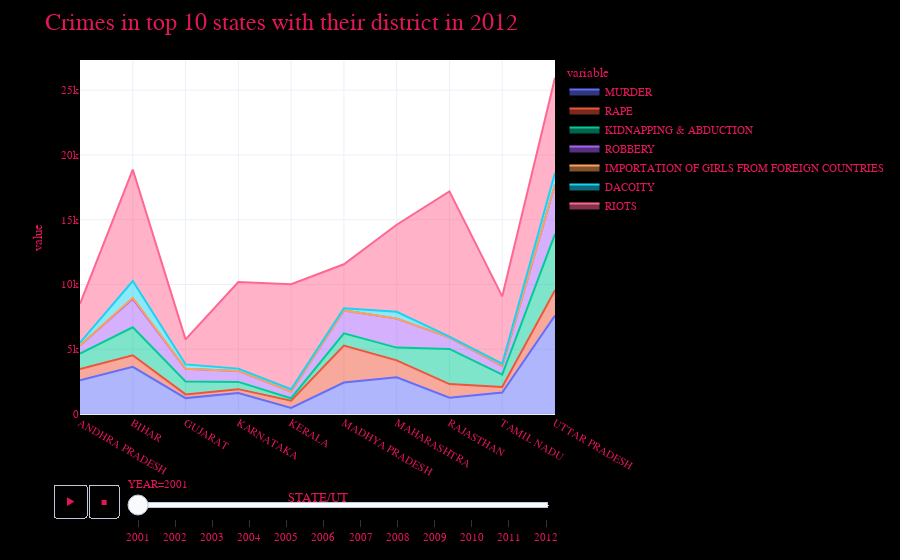

Notebook code for this chart:
### Code cell
fig = px.area(df_top10,x=df_top10['STATE/UT'],y=famous_crime,animation_frame='YEAR',template='plotly_white')

fig.update_layout(title = 'Crimes in top 10 states with their district in 2012 ',title_font_size=24,paper_bgcolor='black',
                     title_font_family='Aerial',font={'color':'#e31757','family':'Times New Roman','size':11})

### Figure 1 — Plotly figure (JSON) as saved in the notebook; plotly's stock layout.template omitted (floating-point values rounded to 4 significant figures)
{"data": [{"hovertemplate": "variable=MURDER<br>YEAR=2001<br>STATE/UT=%{x}<br>value=%{y}<extra></extra>", "legendgroup": "MURDER", "line": {"color": "#636efa"}, "mode": "lines", "name": "MURDER", "orientation": "v", "showlegend": true, "stackgroup": "1", "type": "scatter", "x": ["ANDHRA PRADESH", "BIHAR", "GUJARAT", "KARNATAKA", "KERALA", "MADHYA PRADESH", "MAHARASHTRA", "RAJASTHAN", "TAMIL NADU", "UTTAR PRADESH"], "xaxis": "x", "y": [2602, 3643, 1226, 1626, 472, 2425, 2839, 1259, 1662, 7601], "yaxis": "y"}, {"hovertemplate": "variable=RAPE<br>YEAR=2001<br>STATE/UT=%{x}<br>value=%{y}<extra></extra>", "legendgroup": "RAPE", "line": {"color": "#EF553B"}, "mode": "lines", "name": "RAPE", "orientation": "v", "showlegend": true, "stackgroup": "1", "type": "scatter", "x": ["ANDHRA PRADESH", "BIHAR", "GUJARAT", "KARNATAKA", "KERALA", "MADHYA PRADESH", "MAHARASHTRA", "RAJASTHAN", "TAMIL NADU", "UTTAR PRADESH"], "xaxis": "x", "y": [871, 888, 286, 293, 562, 2851, 1302, 1049, 423, 1958], "yaxis": "y"}, {"hovertemplate": "variable=KIDNAPPING & ABDUCTION<br>YEAR=2001<br>STATE/UT=%{x}<br>value=%{y}<extra></extra>", "legendgroup": "KIDNAPPING & ABDUCTION", "line": {"color": "#00cc96"}, "mode": "lines", "name": "KIDNAPPING & ABDUCTION", "orientation": "v", "showlegend": true, "stackgroup": "1", "type": "scatter", "x": ["ANDHRA PRADESH", "BIHAR", "GUJARAT", "KARNATAKA", "KERALA", "MADHYA PRADESH", "MAHARASHTRA", "RAJASTHAN", "TAMIL NADU", "UTTAR PRADESH"], "xaxis": "x", "y": [1182, 2159, 998, 559, 183, 956, 985, 2718, 952, 4330], "yaxis": "y"}, {"hovertemplate": "variable=ROBBERY<br>YEAR=2001<br>STATE/UT=%{x}<br>value=%{y}<extra></extra>", "legendgroup": "ROBBERY", "line": {"color": "#ab63fa"}, "mode": "lines", "name": "ROBBERY", "orientation": "v", "showlegend": true, "stackgroup": "1", "type": "scatter", "x": ["ANDHRA PRADESH", "BIHAR", "GUJARAT", "KARNATAKA", "KERALA", "MADHYA PRADESH", "MAHARASHTRA", "RAJASTHAN", "TAMIL NADU", "UTTAR PRADESH"], "xaxis": "x", "y": [629, 2203, 991, 847, 517, 1764, 2239, 889, 672, 3825], "yaxis": "y"}, {"hovertemplate": "variable=IMPORTATION OF GIRLS FROM FOREIGN COUNTRIES<br>YEAR=2001<br>STATE/UT=%{x}<br>value=%{y}<extra></extra>", "legendgroup": "IMPORTATION OF GIRLS FROM FOREIGN COUNTRIES", "line": {"color": "#FFA15A"}, "mode": "lines", "name": "IMPORTATION OF GIRLS FROM FOREIGN COUNTRIES", "orientation": "v", "showlegend": true, "stackgroup": "1", "type": "scatter", "x": ["ANDHRA PRADESH", "BIHAR", "GUJARAT", "KARNATAKA", "KERALA", "MADHYA PRADESH", "MAHARASHTRA", "RAJASTHAN", "TAMIL NADU", "UTTAR PRADESH"], "xaxis": "x", "y": [7, 83, 0, 0, 0, 0, 1, 1, 14, 0], "yaxis": "y"}, {"hovertemplate": "variable=DACOITY<br>YEAR=2001<br>STATE/UT=%{x}<br>value=%{y}<extra></extra>", "legendgroup": "DACOITY", "line": {"color": "#19d3f3"}, "mode": "lines", "name": "DACOITY", "orientation": "v", "showlegend": true, "stackgroup": "1", "type": "scatter", "x": ["ANDHRA PRADESH", "BIHAR", "GUJARAT", "KARNATAKA", "KERALA", "MADHYA PRADESH", "MAHARASHTRA", "RAJASTHAN", "TAMIL NADU", "UTTAR PRADESH"], "xaxis": "x", "y": [214, 1291, 327, 178, 176, 166, 529, 60, 158, 905], "yaxis": "y"}, {"hovertemplate": "variable=RIOTS<br>YEAR=2001<br>STATE/UT=%{x}<br>value=%{y}<extra></extra>", "legendgroup": "RIOTS", "line": {"color": "#FF6692"}, "mode": "lines", "name": "RIOTS", "orientation": "v", "showlegend": true, "stackgroup": "1", "type": "scatter", "x": ["ANDHRA PRADESH", "BIHAR", "GUJARAT", "KARNATAKA", "KERALA", "MADHYA PRADESH", "MAHARASHTRA", "RAJASTHAN", "TAMIL NADU", "UTTAR PRADESH"], "xaxis": "x", "y": [3001, 8606, 1930, 6686, 8108, 3395, 6719, 11214, 5196, 7343], "yaxis": "y"}], "layout": {"font": {"color": "#e31757", "family": "Times New Roman", "size": 11}, "legend": {"title": {"text": "variable"}, "tracegroupgap": 0}, "margin": {"t": 60}, "paper_bgcolor": "black", "sliders": [{"active": 0, "currentvalue": {"prefix": "YEAR="}, "len": 0.9, "pad": {"b": 10, "t": 60}, "steps": [{"args": [["2001"], {"frame": {"duration": 0, "redraw": false}, "fromcurrent": true, "mode": "immediate", "transition": {"duration": 0, "easing": "linear"}}], "label": "2001", "method": "animate"}, {"args": [["2002"], {"frame": {"duration": 0, "redraw": false}, "fromcurrent": true, "mode": "immediate", "transition": {"duration": 0, "easing": "linear"}}], "label": "2002", "method": "animate"}, {"args": [["2003"], {"frame": {"duration": 0, "redraw": false}, "fromcurrent": true, "mode": "immediate", "transition": {"duration": 0, "easing": "linear"}}], "label": "2003", "method": "animate"}, {"args": [["2004"], {"frame": {"duration": 0, "redraw": false}, "fromcurrent": true, "mode": "immediate", "transition": {"duration": 0, "easing": "linear"}}], "label": "2004", "method": "animate"}, {"args": [["2005"], {"frame": {"duration": 0, "redraw": false}, "fromcurrent": true, "mode": "immediate", "transition": {"duration": 0, "easing": "linear"}}], "label": "2005", "method": "animate"}, {"args": [["2006"], {"frame": {"duration": 0, "redraw": false}, "fromcurrent": true, "mode": "immediate", "transition": {"duration": 0, "easing": "linear"}}], "label": "2006", "method": "animate"}, {"args": [["2007"], {"frame": {"duration": 0, "redraw": false}, "fromcurrent": true, "mode": "immediate", "transition": {"duration": 0, "easing": "linear"}}], "label": "2007", "method": "animate"}, {"args": [["2008"], {"frame": {"duration": 0, "redraw": false}, "fromcurrent": true, "mode": "immediate", "transition": {"duration": 0, "easing": "linear"}}], "label": "2008", "method": "animate"}, {"args": [["2009"], {"frame": {"duration": 0, "redraw": false}, "fromcurrent": true, "mode": "immediate", "transition": {"duration": 0, "easing": "linear"}}], "label": "2009", "method": "animate"}, {"args": [["2010"], {"frame": {"duration": 0, "redraw": false}, "fromcurrent": true, "mode": "immediate", "transition": {"duration": 0, "easing": "linear"}}], "label": "2010", "method": "animate"}, {"args": [["2011"], {"frame": {"duration": 0, "redraw": false}, "fromcurrent": true, "mode": "immediate", "transition": {"duration": 0, "easing": "linear"}}], "label": "2011", "method": "animate"}, {"args": [["2012"], {"frame": {"duration": 0, "redraw": false}, "fromcurrent": true, "mode": "immediate", "transition": {"duration": 0, "easing": "linear"}}], "label": "2012", "method": "animate"}], "x": 0.1, "xanchor": "left", "y": 0, "yanchor": "top"}], "title": {"font": {"family": "Aerial", "size": 24}, "text": "Crimes in top 10 states with their district in 2012 "}, "updatemenus": [{"buttons": [{"args": [null, {"frame": {"duration": 500, "redraw": false}, "fromcurrent": true, "mode": "immediate", "transition": {"duration": 500, "easing": "linear"}}], "label": "&#9654;", "method": "animate"}, {"args": [[null], {"frame": {"duration": 0, "redraw": false}, "fromcurrent": true, "mode": "immediate", "transition": {"duration": 0, "easing": "linear"}}], "label": "&#9724;", "method": "animate"}], "direction": "left", "pad": {"r": 10, "t": 70}, "showactive": false, "type": "buttons", "x": 0.1, "xanchor": "right", "y": 0, "yanchor": "top"}], "xaxis": {"anchor": "y", "domain": [0, 1], "title": {"text": "STATE/UT"}}, "yaxis": {"anchor": "x", "domain": [0, 1], "title": {"text": "value"}}}}
